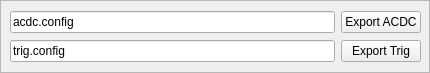
         <widget class="QFrame" name="output">
          <property name="minimumSize">
           <size>
            <width>0</width>
            <height>65</height>
           </size>
          </property>
          <property name="frameShape">
           <enum>QFrame::StyledPanel</enum>
          </property>
          <property name="frameShadow">
           <enum>QFrame::Raised</enum>
          </property>
          <property name="lineWidth">
           <number>1</number>
          </property>
          <widget class="QWidget" name="layoutWidget">
           <property name="geometry">
            <rect>
             <x>10</x>
             <y>10</y>
             <width>411</width>
             <height>54</height>
            </rect>
           </property>
           <layout class="QGridLayout" name="gridLayout_6">
            <item row="0" column="0">
             <widget class="QLineEdit" name="save_filename_acdc">
              <property name="text">
               <string>acdc.config</string>
              </property>
              <property name="frame">
               <bool>true</bool>
              </property>
              <property name="placeholderText">
               <string/>
              </property>
              <property name="clearButtonEnabled">
               <bool>false</bool>
              </property>
             </widget>
            </item>
            <item row="0" column="1">
             <widget class="QPushButton" name="export_acdc">
              <property name="text">
               <string>Export ACDC</string>
              </property>
              <property name="checkable">
               <bool>false</bool>
              </property>
              <property name="autoDefault">
               <bool>false</bool>
              </property>
              <property name="flat">
               <bool>false</bool>
              </property>
             </widget>
            </item>
            <item row="1" column="0">
             <widget class="QLineEdit" name="save_filename_trig">
              <property name="text">
               <string>trig.config</string>
              </property>
              <property name="frame">
               <bool>true</bool>
              </property>
              <property name="placeholderText">
               <string/>
              </property>
              <property name="clearButtonEnabled">
               <bool>false</bool>
              </property>
             </widget>
            </item>
            <item row="1" column="1">
             <widget class="QPushButton" name="export_trig">
              <property name="text">
               <string>Export Trig</string>
              </property>
              <property name="checkable">
               <bool>false</bool>
              </property>
              <property name="autoDefault">
               <bool>false</bool>
              </property>
              <property name="flat">
               <bool>false</bool>
              </property>
             </widget>
            </item>
           </layout>
          </widget>
         </widget>
